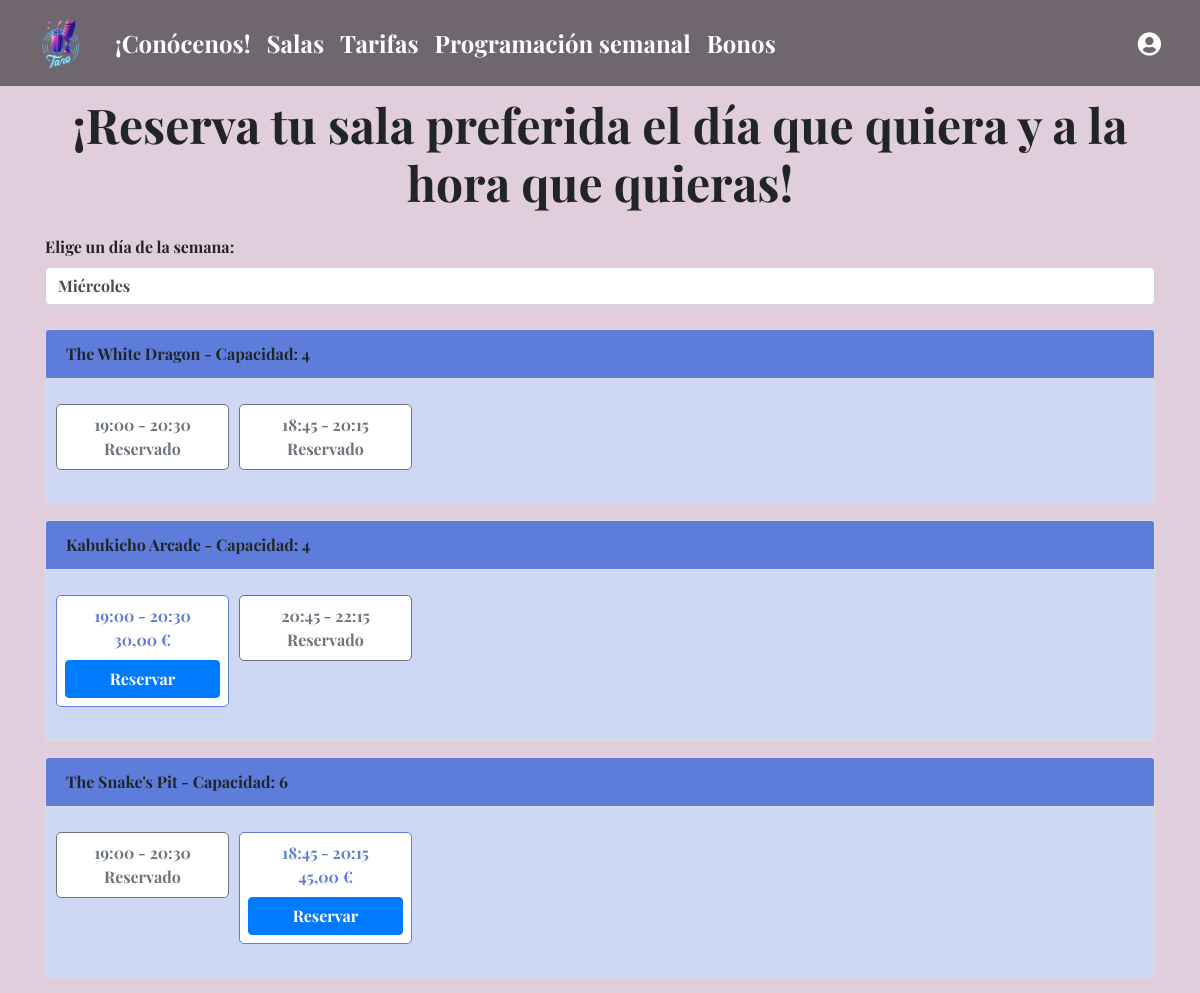
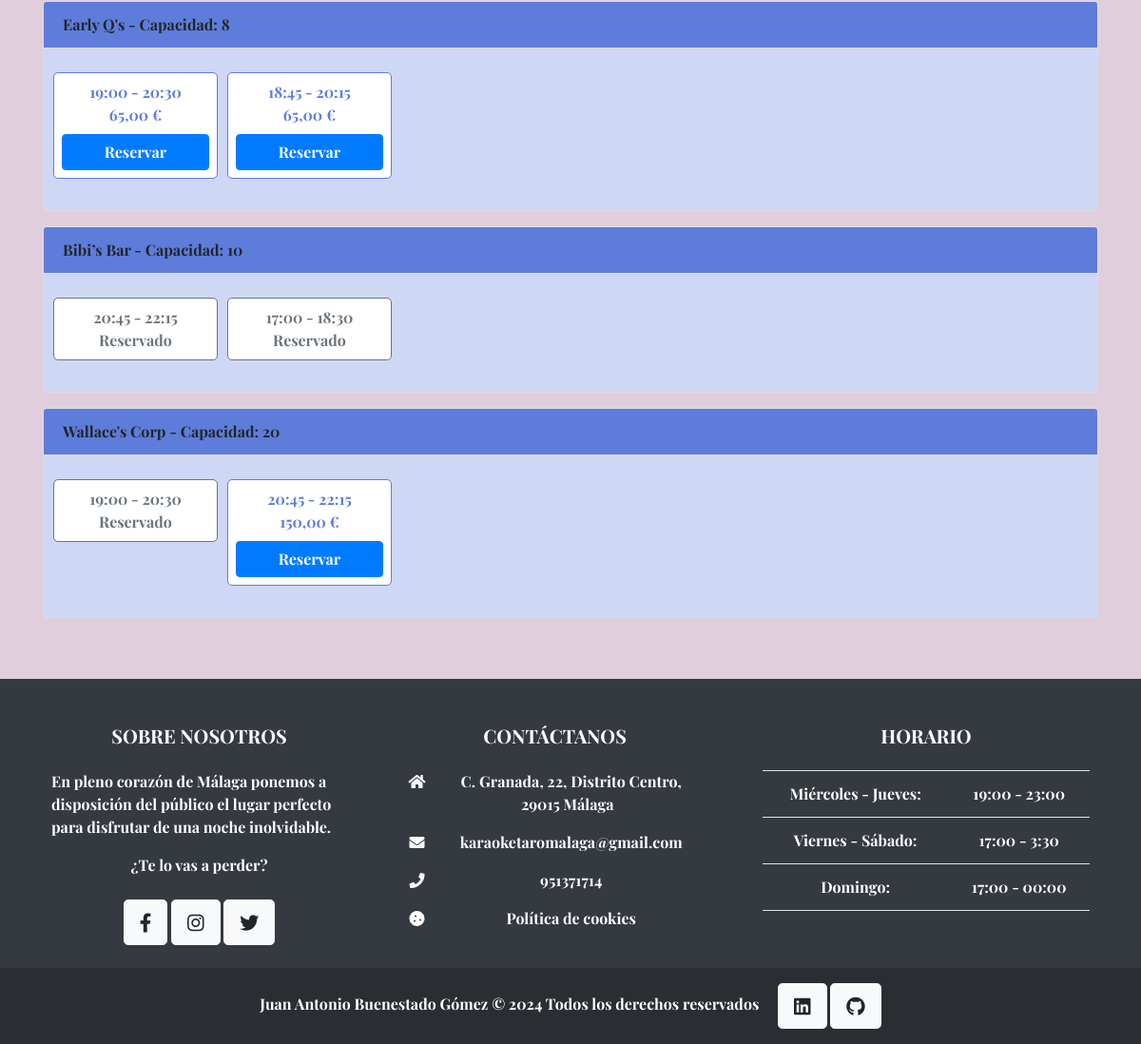
Screenshot of /salas/ with the database file from the repository (2 pictures, top to bottom).
### core/models.py (models this page shows, shortened)
class Saladekaraoke(models.Model):
    id_sala = models.AutoField(primary_key=True)
    nombre = models.CharField(max_length=100)
    capacidad = models.IntegerField()
    disponibilidad = models.BooleanField()
    class Meta:
        db_table = 'saladekaraoke'
        verbose_name = "Sala"
        verbose_name_plural = "Salas"

class HorarioSala(models.Model):
    sala = models.ForeignKey(Saladekaraoke, on_delete=models.CASCADE)
    dia = models.CharField(max_length=20, default='Miércoles')
    inicio = models.TimeField()
    fin = models.TimeField()
    precio = models.DecimalField(max_digits=10, decimal_places=2, default=0);
    class Meta:
        db_table = 'horario_sala'
        verbose_name = "Horario"
        verbose_name_plural = "Horarios"

### core/views.py (the view)
# urls.py: path('salas/', views.listaSalas, name='listaSalas'),
def listaSalas(request):
    salas = Saladekaraoke.objects.all().order_by('capacidad')
    dia_seleccionado = request.GET.get('dia', 'Miércoles')      # Se obtiene el valor del parámetro 'dia' de la solicitud GET, si no se proporciona, se establece por defecto en 'Miércoles'
    dias_disponibles = ['Miércoles', 'Jueves', 'Viernes', 'Sábado', 'Domingo']
    horarios = HorarioSala.objects.filter(dia=dia_seleccionado)
    horarios_info = []
    for horario in horarios:
        is_reserved = Reserva.objects.filter(horario=horario).exists()        # Se verifica si hay una reserva para el horario actual
        horarios_info.append((horario, is_reserved))        # Se agrega la información del horario y su disponibilidad a la lista
    contexto = {
        'salas': salas,
        'horarios_info': horarios_info,
        'dias_disponibles': dias_disponibles,
        'dia_seleccionado': dia_seleccionado,
    }
    return render(request, 'Salas/listaSalas.html', contexto)

### core/templates/Salas/listaSalas.html (shortened to what this page needs)
{% extends "base.html" %}
{% load static %}
{% block cuerpo %}
<main style="background-color: #e1cedd;">
    <div class="container-fluid pt-5 pb-5">
    </div>
    <div class="container pb-5">
        <h2 class="pb-3 text-center display-5">
            ¡Reserva tu sala preferida el día que quiera y a la hora que quieras!
        </h2>
        <form method="get" class="mb-4">
            <label for="dia">Elige un día de la semana:</label>
            <select name="dia" id="dia" class="form-control" onchange="this.form.submit()">
                {% for dia in dias_disponibles %}
                    <option value="{{ dia }}" {% if dia == dia_seleccionado %}selected{% endif %}>{{ dia }}</option>
                {% endfor %}
            </select>
        </form>
        {% for sala in salas %}
            <div class="card mb-3" style="border: 1px solid #ddd; margin-bottom: 20px; background-color: #ced7f4;">
                <div class="card-header d-flex justify-content-between align-items-center"
                style="background-color: #5e7dda; border-bottom: 1px solid #ddd; font-weight: bold;">
                    <span>
                        {{ sala.nombre }} - Capacidad: {{ sala.capacidad }}
                    </span>
                </div>
                <div class="card-body">
                    <div class="row">
                        {% for horario, is_reserved in horarios_info %}
                            {% if horario.sala == sala %}
                                <div class="col-md-2 mb-2" style="padding: 5px;">
                                    {% if not is_reserved %}
                                        <a href="{% url 'core:reservarSala' horario.id %}"
                                        class="card text-center p-2 text-decoration-none" style="display:
                                        block; padding: 10px; border: 1px solid #5e7dda; border-radius: 5px;
                                        text-align: center; color: #5e7dda;">
                                            <div>
                                                {{ horario.inicio }} - {{ horario.fin }}
                                            </div>
                                            <div>
                                                {{ horario.precio }} €
                                            </div>
                                            <button class="btn btn-primary mt-2" style="width: 100%;
                                            margin-top: 10px;">Reservar</button>
                                        </a>
                                    {% else %}
                                        <div class="card text-center p-2 text-muted" style="display: block;
                                        padding: 10px; border: 1px solid #6c757d; border-radius: 5px;
                                        text-align: center;">
                                            <div>
                                                {{ horario.inicio }} - {{ horario.fin }}
                                            </div>
                                            <div>
                                                Reservado
                                            </div>
                                        </div>
                                    {% endif %}
                                </div>
                            {% endif %}
                        {% endfor %}
                    </div>
                </div>
            </div>
        {% endfor %}
    </div>
</main>
{% endblock %}

### core/templates/base.html (shortened to what this page needs)
<!DOCTYPE html>
<html>
  <head>
    {% load static %}
    <link href="https://cdn.jsdelivr.net/npm/bootstrap@5.1.3/dist/css/bootstrap.min.css"
      rel="stylesheet"
/>
    <link href="https://cdnjs.cloudflare.com/ajax/libs/font-awesome/5.15.4/css/all.min.css" rel="stylesheet"/>
    <link rel="stylesheet" href="https://stackpath.bootstrapcdn.com/bootstrap/4.5.2/css/bootstrap.min.css"/>
    <link rel="stylesheet" href="{% static "css/estilos2.css" %}">
  </head>
  <body>
    {% block header %}
    <header>
      <nav class="navbar navbar-expand-lg fixed-top navbar-scroll" style="background-color: rgba(0, 0, 0, 0.5)">
        <div class="container-fluid">
          <a class="navbar-brand d-block logo" href="{% url 'core:indice' %}">
            <img src="{% static 'img/tarologo.png' %}" height="60" alt="Logo karaoke"/>
          </a>
          <div class="collapse navbar-collapse" id="navbarSupportedContent">
            <ul class="navbar-nav me-auto mb-2 mb-lg-0">
              <li class="nav-item">
                <a class="nav-link active conocenos" aria-current="page" href="{% url 'core:introduccion' %}">¡Conócenos!</a>
              </li>
              <li class="nav-item">
                <a class="nav-link salas" href="{% url 'core:tipoSalas' %}">Salas</a>
              </li>
              <li class="nav-item">
                <a id="verTarifasLinkBase" class="nav-link tarifas" href="#!" data-bs-toggle="modal" data-bs-target="#modal-601512">Tarifas</a>
              </li>
              <li class="nav-item">
                <a class="nav-link programacion" href="{% url 'core:programacionSemanal' %}">Programación semanal</a>
              </li>
              <li class="nav-item">
                <a class="nav-link bonos" href="{% url 'core:bonos' %}">Bonos</a>
              </li>
            </ul>
            <ul class="navbar-nav d-flex flex-row">
              <li class="nav-item me-3 me-lg-0">
                <a class="nav-link index" href="{% url 'core:indexUsuario' %}">
                  <i class="fas fa-user-circle"></i>
                </a>
              </li>
            </ul>
          </div>
        </div>
      </nav>
    </header>
    {% endblock %}
    {% block cuerpo %} {% endblock %}
    {% block footer %}
    <footer class="text-white text-center text-lg-start bg-dark">
      <div class="container p-4">
        <div class="row mt-4">
          <div class="col-lg-4 col-md-12 mb-4 mb-md-0 pr-5">
            <h5 class="text-uppercase mb-4">Sobre nosotros</h5>
            <p class="text-left">
              En pleno corazón de Málaga ponemos a disposición del público el
              lugar perfecto para disfrutar de una noche inolvidable.
            </p>
            <p>
              ¿Te lo vas a perder?
            </p>
            <div class="mt-4">
              <a href="https://www.facebook.com/profile.php?id=61560528690597" target="_blank" type="button"
              class="btn btn-floating btn-light btn-lg"><i class="fab fa-facebook-f"></i></a>
              <a href="https://www.instagram.com/karaoke.taro/" target="_blank" type="button"
                class="btn btn-floating btn-light btn-lg"><i class="fab fa-instagram"></i></a>
              <a href="https://twitter.com/karaoketaromlg" target="_blank" type="button"
              class="btn btn-floating btn-light btn-lg"><i class="fab fa-twitter"></i></a>
            </div>
          </div>
          <div class="col-lg-4 col-md-6 mb-4 mb-md-0 pr-5">
            <h5 class="text-uppercase mb-4">Contáctanos</h5>
            <ul class="fa-ul" style="margin-left: 1.65em">
              <li class="mb-3">
                <span class="fa-li"><i class="fas fa-home"></i></span>
                <span class="ms-2">C. Granada, 22, Distrito Centro, 29015 Málaga</span>
              </li>
              <li class="mb-3">
                <span class="fa-li"><i class="fas fa-envelope"></i></span
                ><span class="ms-2">karaoketaromalaga@gmail.com</span>
              </li>
              <li class="mb-3">
                <span class="fa-li"><i class="fas fa-phone"></i></span><span class="ms-2">951371714</span>
              </li>
              <li class="mb-3">
                <a data-bs-toggle="modal" data-bs-target="#cookieModal" style="color: #ffffff; text-decoration:none;">
                  <span class="fa-li"><i class="fas fa-cookie"></i></span>
                  <span class="ms-2">Política de cookies</span>
                </a>
              </li>
            </ul>
          </div>
          <div class="col-lg-4 col-md-6 mb-4 mb-md-0">
            <h5 class="text-uppercase mb-4">Horario</h5>
            <table class="table text-center text-white">
              <tbody class="fw-normal">
                <tr>
                  <td>Miércoles - Jueves:</td>
                  <td>19:00 - 23:00</td>
                </tr>
                <tr>
                  <td>Viernes - Sábado:</td>
                  <td>17:00 - 3:30</td>
                </tr>
                <tr>
                  <td>Domingo:</td>
                  <td>17:00 - 00:00</td>
                </tr>
              </tbody>
            </table>
          </div>
        </div>
      </div>
      <div class="text-center p-3" style="background-color: rgba(0, 0, 0, 0.2)">
        <strong>Juan Antonio Buenestado Gómez © 2024</strong> Todos los derechos reservados
        <a href="https://www.linkedin.com/in/ja-bg/" target="_blank" type="button"
        class="btn btn-floating btn-light btn-lg ml-3">
          <i class="fab fa-linkedin"></i>
        </a>
        <a href="https://github.com/xocoduda" target="_blank" type="button"
          class="btn btn-floating btn-light btn-lg">
          <i class="fab fa-github"></i>
        </a>
      </div>
    </footer>
    {% endblock %}
  </body>
</html>

### core/static/css/estilos2.css (style rules this page uses)
body { font-family: "Playfair", sans-serif; }
.navbar-brand { letter-spacing: 3px; font-size: 2rem; font-weight: 500; }
.navbar-scroll .navbar-brand, .navbar-scroll .nav-link, .navbar-scroll .fa-bars { color: #fff; }
.navbar-scroll { box-shadow: none; }
.conocenos, .salas, .tarifas, .programacion, .bonos, .admin, .index, .reserva, .logo, .navbar-toggler { font-size: 1.5rem; }

### rows the page displays
Saladekaraoke: nombre "The White Dragon", capacidad "4"
HorarioSala: inicio "19:00", fin "20:30"
HorarioSala: inicio "18:45", fin "20:15"
Saladekaraoke: nombre "Kabukicho Arcade", capacidad "4"
HorarioSala: inicio "19:00", fin "20:30", precio "30,00"
HorarioSala: inicio "20:45", fin "22:15"
Saladekaraoke: nombre "The Snake's Pit", capacidad "6"
HorarioSala: inicio "19:00", fin "20:30"
HorarioSala: inicio "18:45", fin "20:15", precio "45,00"
Saladekaraoke: nombre "Early Q's", capacidad "8"
HorarioSala: inicio "19:00", fin "20:30", precio "65,00"
HorarioSala: inicio "18:45", fin "20:15", precio "65,00"
Saladekaraoke: nombre "Bibi’s Bar", capacidad "10"
HorarioSala: inicio "20:45", fin "22:15"
HorarioSala: inicio "17:00", fin "18:30"
Saladekaraoke: nombre "Wallace's Corp", capacidad "20"
HorarioSala: inicio "19:00", fin "20:30"
HorarioSala: inicio "20:45", fin "22:15", precio "150,00"

### other values shown
form field dia "Miércoles"
